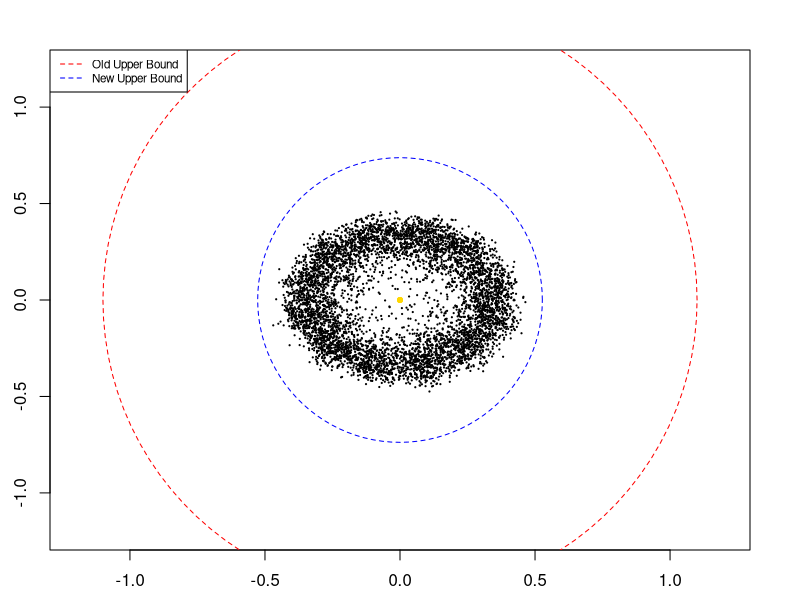
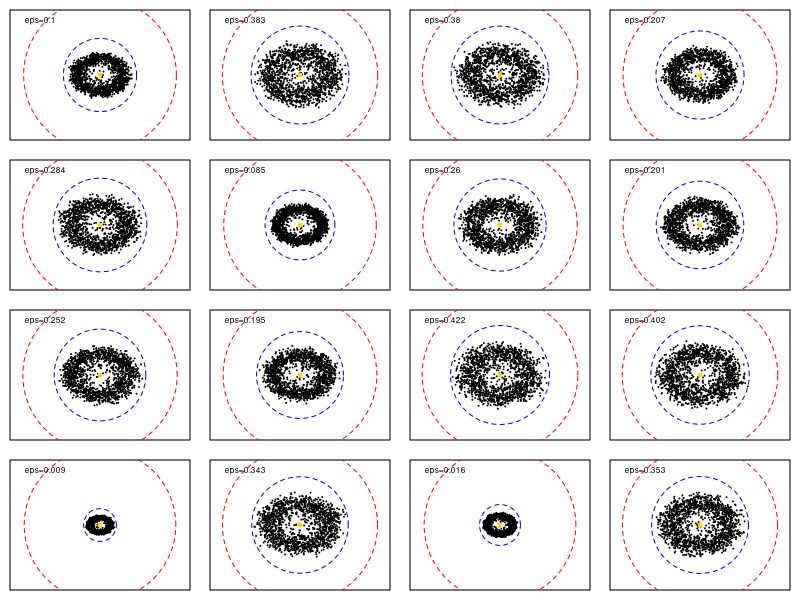
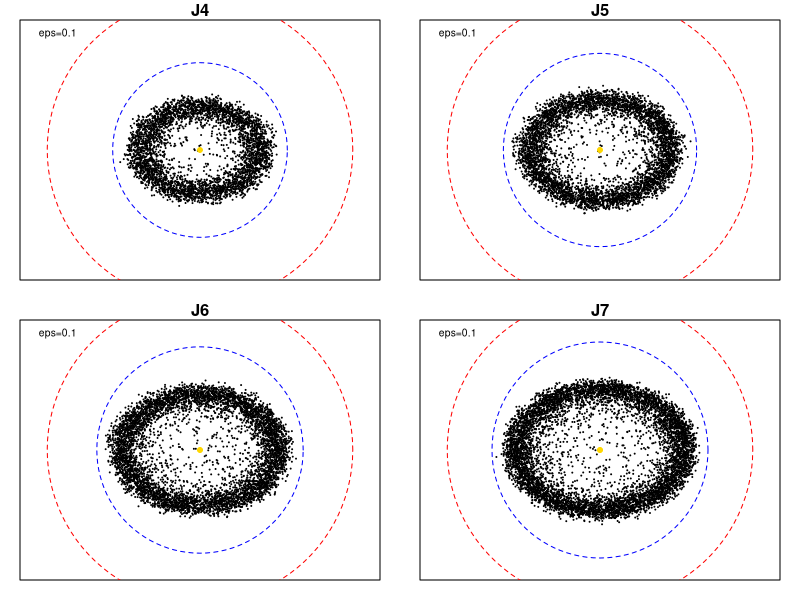

These figures' R source, in order:
# upperBound.R
# (c) Alex Bank 2020

# Load library for drawing circles
library(plotrix)

# Function to generate Jordan blocks
genJ <- function(N) {
  J <- matrix(rep(0,N*N),nrow = N,ncol = N)
  for (i in 1:(N-1)) J[i,i+1] <- 1
  return(J)
}

# Function for generating a complex number
rcomp <- function(x){
  return(complex(
    real = runif(1,-1,1),
    imaginary = runif(1,-1,1)))
}

# Function for generating an error matrix
# with norm <= eps
genE <- function(eps,N){
  errM <- matrix(
    sapply(rep(0,N*N),rcomp),
    nrow = N,ncol = N)
  m <- norm(errM,type='2')
  if (m>eps) {
    x <- eps/norm(errM,type = "2")}
  else {
    x <- 1}
  return(x*errM)
}

# Function for returning eigenvalues
# of A+E
genPseudo <- function(A,E){
  return(eigen(A+E)[[1]])
}

# Function for generating the plots
genPlot <- function(A,eps,ntimes,ax=TRUE,toplab=''){
  N <- dim(A)[1]
  eigList <- lapply(rep(0,ntimes),
                    function(x) 
                      {return(genPseudo(A,genE(eps,N)))})
  origEigs <- eigen(A)[[1]]
  lims <- 1+eps+0.1
  if (ax) {
    plot(1,type="n", xlab="", ylab="",
         xlim=c(-lims, lims), ylim=c(-lims, lims),main = toplab)}
  else {
    plot(1,type="n", xlab="", ylab="",
         xlim=c(-lims, lims), ylim=c(-lims, lims),
         xaxt='n',yaxt='n',main=toplab)
  }
  for (e in eigList) {
    points(Re(e),Im(e),pch=20,cex=.25)
  }
  points(Re(origEigs),Im(origEigs),col = 'gold',pch=20)
  draw.circle(0,0,1+eps,border='red',lty=2)
  draw.circle(0,0,(eps+eps^((N+1)/N))^(1/N),
              border='blue',lty=2)
  if (ax) {
  legend("topleft",legend = c("Old Upper Bound","New Upper Bound"),
         col=c('red','blue'),lty=2,cex=.7)}
  else {
    legend("topleft", legend = paste0("eps=",round(eps,3)),cex = .75,bty='n')
  }
}

def_sett <- par()

# Figure 1
par(mai = rep(.5,4))
J3 <- genJ(3)
genPlot(J3,.1,2000)

# Figure 2
par(mfrow = c(4,4), mai = rep(.1,4))
genPlot(J3,.1,500,FALSE)
for (i in 1:15) genPlot(J3,runif(1,0,.5),500,FALSE)

# Figure 3
par(mfrow = c(2,2), mai = rep(.2,4))
J4 <- genJ(4); J5 <- genJ(5); J6 <- genJ(6); J7 <- genJ(7)
genPlot(J4,.1,1000,FALSE,"J4")
genPlot(J5,.1,1000,FALSE,"J5")
genPlot(J6,.1,1000,FALSE,"J6")
genPlot(J7,.1,1000,FALSE,"J7")
